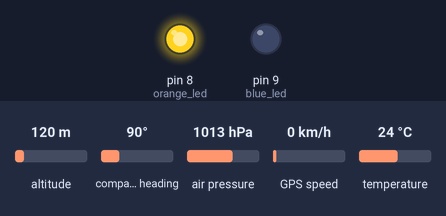
The sketch below on a simulated Arduino Uno, built with avr-gcc and run on an emulated ATmega328P. Parts: output pins drawn as LEDs (lit = HIGH). The inputs (shaded band) are chosen by the test bench; at power-on: altitude 120 m, compass heading 90°, air pressure 1013 hPa, GPS speed 0 km/h, temperature 24 °C. Storage starts empty; the GPS gets a fix after 3 s at 37.7749, -122.4194 with 8 satellites; what the sketch prints to the serial monitor is not drawn.

Above: at 2.5 s.
Timing chart, 0 to 5.0 s (numbered marks = the images above):
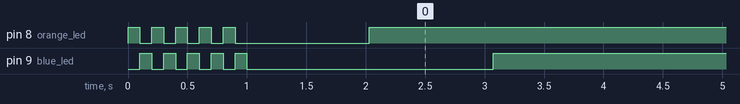

The sketch:

GPS_Sensors.ino
```cpp
/*
 * the new an improved gps unit
 * by Erin RobotGrrl for Robot Missions
 * Aug 20, 2016
 *
 */

#include <Wire.h>
#include <TinyGPS++.h>
#include <SoftwareSerial.h>
#include <SD.h>
#include <Adafruit_MPL3115A2.h>
//#include <Adafruit_LIS3DH.h>

#define DEBUG false
#define ROBOT true

static const int RXPin = 2, TXPin = 3;
static const uint32_t GPSBaud = 9600;

TinyGPSPlus gps;
SoftwareSerial ss(RXPin, TXPin);

File myFile;

uint8_t orange_led = 8;
uint8_t blue_led = 9;
uint8_t button = 7;
uint16_t file_num = 0;
char file_name[12];

Adafruit_MPL3115A2 baro = Adafruit_MPL3115A2();
//Adafruit_LIS3DH lis = Adafruit_LIS3DH();


void setup() {

  pinMode(orange_led, OUTPUT);
  pinMode(blue_led, OUTPUT);
  pinMode(button, INPUT);

  for(int i=0; i<5; i++) {
    digitalWrite(orange_led, HIGH);
    digitalWrite(blue_led, LOW);
    delay(100);
    digitalWrite(orange_led, LOW);
    digitalWrite(blue_led, HIGH);
    delay(100);
  }
  digitalWrite(orange_led, LOW);
  digitalWrite(blue_led, LOW);


  Serial.begin(9600);
  ss.begin(GPSBaud);

  if (!baro.begin()) {
    if(DEBUG) Serial.println(F("Couldnt find barometer sensor"));
    return;
  }

  if (!SD.begin(10)) {
    if(DEBUG) Serial.println(F("SD initialization failed!"));
    while(1);
    return;
  }

//  if (!lis.begin(0x18)) {   // change this to 0x19 for alternative i2c address
//    if(DEBUG) Serial.println(F("Couldnt start accelerometer"));
//    return;
//  }
//  lis.setRange(LIS3DH_RANGE_4_G);


  countFileNum();
  sprintf(file_name, "LOG-%d.TXT", file_num);

  delay(1000);

}

void loop() {

  digitalWrite(orange_led, HIGH);
  myFile = SD.open(file_name, FILE_WRITE);

  // satellites, hdop, lat, lon, location age, date, time, date age,
  // altitude (m), course (deg), speed (km/h), cardinal,
  // chars processed, sentences with fix, failed checksum,
  // pressure (kPa), altitude (m), temperature (centigrade),
  // acc x (m/s^2), y (m/s^2), z (m/s^2)

  printInt(gps.satellites.value(), gps.satellites.isValid(), 5);
  printInt(gps.hdop.value(), gps.hdop.isValid(), 5);
  printFloat(gps.location.lat(), gps.location.isValid(), 11, 6);
  printFloat(gps.location.lng(), gps.location.isValid(), 12, 6);
  printInt(gps.location.age(), gps.location.isValid(), 5);
  printDateTime(gps.date, gps.time);
  printFloat(gps.altitude.meters(), gps.altitude.isValid(), 7, 2);
  printFloat(gps.course.deg(), gps.course.isValid(), 7, 2);
  printFloat(gps.speed.kmph(), gps.speed.isValid(), 6, 2);
  printStr(gps.course.isValid() ? TinyGPSPlus::cardinal(gps.course.value()) : "*** ", 6);

  printInt(gps.charsProcessed(), true, 6);
  printInt(gps.sentencesWithFix(), true, 10);
  printInt(gps.failedChecksum(), true, 9);


  printFloat(baro.getPressure(), true, 8, 2); // kPa
  printFloat(baro.getAltitude(), true, 8, 2); // meters
  printFloat(baro.getTemperature(), true, 7, 2); // centigrade


//  lis.read();
//  printFloat(lis.x, true, 7, 3);
//  printFloat(lis.y, true, 7, 3);
//  printFloat(lis.z, true, 7, 3);


  if(DEBUG) Serial.println();
  myFile.println();
  myFile.close();

  if(ROBOT) {
    if(gps.location.isValid()) {
      Serial.print("A");
      Serial.print(gps.location.lat());
      Serial.print(",B");
      Serial.print(gps.location.lng());
      Serial.println();
    } else {
      Serial.print("A");
      Serial.print("44.265878");
      Serial.print(",B");
      Serial.print("-76.493912");
      Serial.println();
    }
  }

  smartDelay(1000);

  if (millis() > 5000 && gps.charsProcessed() < 10) {
    if(DEBUG) Serial.println(F("No GPS data received: check wiring"));
    digitalWrite(blue_led, LOW);
  } else {
    if(gps.satellites.value() > 0) {
      digitalWrite(blue_led, HIGH);
    } else {
      digitalWrite(blue_led, LOW);
    }
  }

  digitalWrite(orange_led, LOW);

}


// This custom version of delay() ensures that the gps object
// is being "fed".
static void smartDelay(unsigned long ms)
{
  unsigned long start = millis();
  do
  {
    while (ss.available())
      gps.encode(ss.read());
  } while (millis() - start < ms);
}

static void printFloat(float val, bool valid, int len, int prec)
{
  if (!valid)
  {
    while (len-- > 1)
      if(DEBUG) Serial.print('*');
      myFile.print('*');
    if(DEBUG) Serial.print(' ');
    myFile.print(' ');
  }
  else
  {
    if(DEBUG) Serial.print(val, prec);
    myFile.print(val, prec);
    int vi = abs((int)val);
    int flen = prec + (val < 0.0 ? 2 : 1); // . and -
    flen += vi >= 1000 ? 4 : vi >= 100 ? 3 : vi >= 10 ? 2 : 1;
    for (int i=flen; i<len; ++i)
      if(DEBUG) Serial.print(' ');
      myFile.print(' ');
  }
  smartDelay(0);
}

static void printInt(unsigned long val, bool valid, int len)
{
  char sz[32] = "*****************";
  if (valid)
    sprintf(sz, "%ld", val);
  sz[len] = 0;
  for (int i=strlen(sz); i<len; ++i)
    sz[i] = ' ';
  if (len > 0)
    sz[len-1] = ' ';
  if(DEBUG) Serial.print(sz);
  myFile.print(sz);
  smartDelay(0);
}

static void printDateTime(TinyGPSDate &d, TinyGPSTime &t)
{
  if (!d.isValid())
  {
    if(DEBUG) Serial.print(F("********** "));
    myFile.print(F("********** "));
  }
  else
  {
    char sz[32];
    sprintf(sz, "%02d/%02d/%02d ", d.month(), d.day(), d.year());
    if(DEBUG) Serial.print(sz);
    myFile.print(sz);
  }

  if (!t.isValid())
  {
    if(DEBUG) Serial.print(F("******** "));
    myFile.print(F("******** "));
  }
  else
  {
    char sz[32];
    sprintf(sz, "%02d:%02d:%02d ", t.hour(), t.minute(), t.second());
    if(DEBUG) Serial.print(sz);
    myFile.print(sz);
  }

  printInt(d.age(), d.isValid(), 5);
  smartDelay(0);
}

static void printStr(const char *str, int len)
{
  int slen = strlen(str);
  for (int i=0; i<len; ++i) {
    if(DEBUG) Serial.print(i<slen ? str[i] : ' ');
    myFile.print(i<slen ? str[i] : ' ');
  }
  smartDelay(0);
}

void countFileNum() {
  File root = SD.open("/");
   while (true) {

    File entry =  root.openNextFile();
    if (! entry) {
      // no more files
      break;
    }

    //Serial.print(entry.name());
    file_num++;
    entry.close();
  }
  root.close();
  if(DEBUG) Serial.print("Files: ");
  if(DEBUG) Serial.println(file_num);
}
```

Measured:
- by itself, pin 8 (orange_led): goes 4 × (LOW 0.10 s, HIGH 0.10 s), LOW 1.1 s, then HIGH
- by itself, pin 9 (blue_led): goes 4 × (LOW 0.10 s, HIGH 0.10 s), LOW 2.1 s, then HIGH
